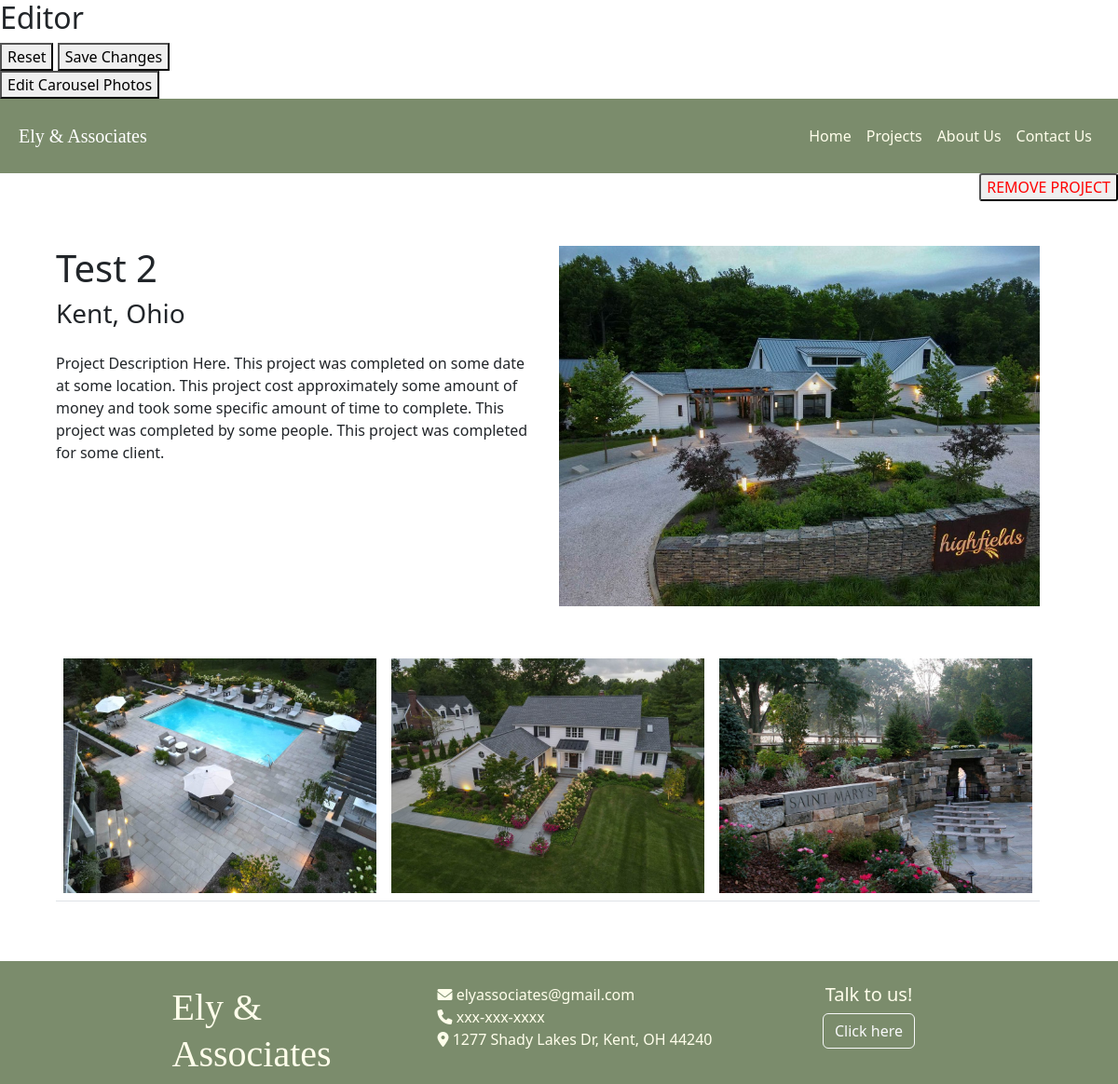
Screenshot of /editor/pages/project-details.php?id=1 with the database file from the repository.
### tables this page shows
CREATE TABLE `projects` (
  `project_id` int(11) NOT NULL,
  `project_name` varchar(300) DEFAULT NULL,
  `project_description` varchar(1000) DEFAULT NULL,
  `project_city` varchar(20) DEFAULT NULL,
  `project_state` varchar(20) DEFAULT NULL
);

CREATE TABLE `photo` (
  `photo_id` int(11) NOT NULL,
  `photo_name` varchar(300) DEFAULT NULL,
  `file_path` varchar(300) DEFAULT NULL,
  `page_id` varchar(300) DEFAULT NULL,
  `photo_date` varchar(300) DEFAULT NULL
);

CREATE TABLE `website_text` (
  `text_id` int(11) NOT NULL,
  `text_field` varchar(1000) DEFAULT NULL
);

### editor/pages/support/config.php (called while the page is built, shortened)
<?php
function getTextFromId(int $id) {
    $sql = "SELECT text_field FROM website_text WHERE text_id = :id";
    $stmt = $GLOBALS['pdo']->prepare($sql);
    $stmt->execute(['id' => $id]);
    $result = $stmt->fetchAll();
    return $result;
}
function getProjectFromId(int $id) {
    $sql = "SELECT * FROM projects WHERE project_id = :id";
    $stmt = $GLOBALS['pdo']->prepare($sql);
    $stmt->execute(['id' => $id]);
    $result = $stmt->fetchAll();
    return $result;
}
function getProjectImagesFromId(int $id) {
    $sql = "SELECT file_path FROM photo p, project_photos r WHERE r.project_id = :id AND p.photo_id = r.photo_id";
    $stmt = $GLOBALS['pdo']->prepare($sql);
    $stmt->execute(['id' => $id]);
    $result = $stmt->fetchAll();
    return $result;
}
?>

### editor/pages/project-details.php (the view, shortened to what this page needs)
<!DOCTYPE html>
<html>
<?php require 'support/head.php'; ?>
</head>
    <?php require 'support/header.php'; ?>
    <body>
    <div style="text-align: right;">
        <form method = "POST">
            <input type="submit" name="removeBtn" value="REMOVE PROJECT" style="color: red; border-radius: 3px;"
            onclick="return confirm('Are you sure you want to remove this project? This cannot be undone.')">
        </form>
    </div>
    <div class='columnMain'>
        <div class='row m-5'>
            <?php
                $projectId = $_GET['id'];
                $project = getProjectFromId($projectId);
                $projectImages = getProjectImagesFromId($projectId);
                echo "
                <div class='row'>
                    <div class='col-lg-6'>
                        <h1>".$project[0]['project_name']."</h1>
                        <h3 class='mb-4'>".$project[0]['project_city'].", ".$project[0]['project_state']."</h3>
                        <p>".$project[0]['project_description']."</p>
                    </div>
                    <div class='col-lg-6'>
                        <div class='container__details'>
                            <a href='#'>
                                <img src='".$projectImages[0]['file_path']."' alt='Project Image' class='img-fluid'>
                            </a>
                        </div>
                    </div>
                </div>
                <div class='row mt-5'>
                <div class='col'>
                    <table class='table'>
                        <tbody>";
                array_shift($projectImages);
                $i = 0;
                foreach ($projectImages as $image) {
                    if ($i % 3 == 0) {
                        echo "<tr>";
                    }
                    echo "<td>
                        <div class='container__details'>
                            <a href='#'>
                                <img src='".$image['file_path']."' alt='Project Image' class='img-fluid'>
                            </a>
                        </div>
                    </td>";
                    if($i % 3 == 2) {
                        echo "</tr>";
                    }
                    $i++;
                }
                ?>
                        </tbody>
                    </table>
                </div>
            </div>
        </div>
    </div>
    <?php require 'support/footer.php'; ?>
    </body>
</html>

### editor/pages/support/footer.php
<footer class="footer pt-4">
    <div class="container">
        <div class="row justify-content-center">
        <div class="col-lg-3">
            <h1><a href="#" class="navbar-brand logo" style="font-family:'Alegreya SC'">Ely &<br>Associates</a></h1>
        </div>
        <div class="col-lg-4">
            <ul class="list-unstyled contact-info mb-4">
            <li><i class="fas fa-envelope"></i> <span id='9' class='editable'><?php echo getTextFromId(9)[0]['text_field']; ?></span></li>
            <li><i class="fas fa-phone"></i> <span id='10' class='editable'><?php echo getTextFromId(10)[0]['text_field']; ?></span></li>
            <li><i class="fas fa-map-marker-alt"></i> <span id='11' class='editable'><?php echo getTextFromId(11)[0]['text_field']; ?></span></li>
            </ul>
        </div>
        <div class="col-lg-2 text-center">
            <h5><?php echo getTextFromId(12)[0]['text_field']; ?></h5>
            <a href='contact_us.php' class="contact-link btn btn-outline-light" style="text-decoration:none">Click here</a>
        </div>
        </div>
    </div>
</footer>

### editor/pages/support/head.php (style rules this page uses)
footer, footer a { color: #FFFEEB; }
footer { background-color: #7B8C6C; }
.container__details img { transition: transform 0.3s; }

### rows the page displays
projects: project_name "Test 2", project_city "Kent", project_state "Ohio", project_description "Project Description Here. This project was completed on some date at some location. This project cost approximately some amount of money and took some specific amount of time to complete. This project was completed by some people. This project was completed for some client."
photo: file_path (picture)
photo: file_path (picture)
photo: file_path (picture)
photo: file_path (picture)
website_text: text_field "elyassociates@gmail.com"
website_text: text_field "xxx-xxx-xxxx"
website_text: text_field "1277 Shady Lakes Dr, Kent, OH 44240"
website_text: text_field "Talk to us!"
